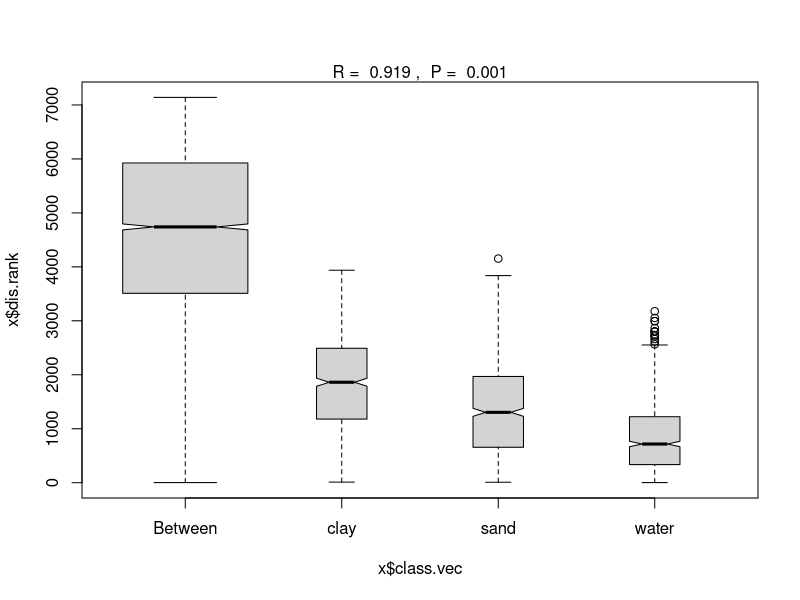

Reproduce this figure in R.
## ---- chunk 1
library(vegan)
samples <- read.csv("statsII/groups.table.csv",
                    header = T)
samples <- as.data.frame(samples)

# performe ANOSIM
samples.anosim <- anosim(x = samples[,2:4],
                         grouping = samples[,1],
                         permutations = 999,
                         distance = "bray")
summary(samples.anosim)
plot(samples.anosim)
## ---- chunk 2

